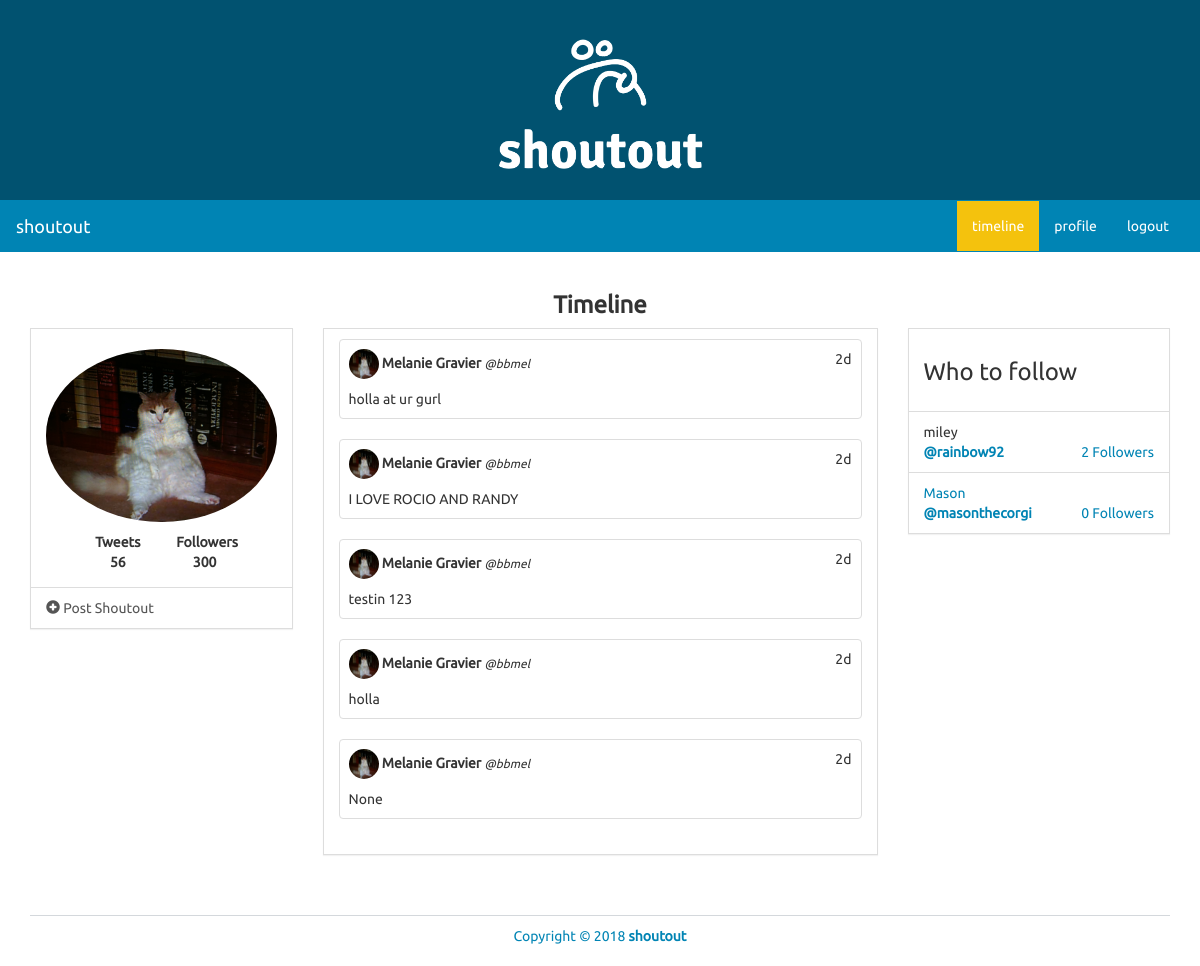
The app's page /timeline/bbmel with its own data.
### models.py (models this page shows)
class User(UserMixin, db.Model):
    id = db.Column(db.Integer, primary_key=True)
    name = db.Column(db.String(100))
    username = db.Column(db.String(30))
    image = db.Column(db.String(100))
    password = db.Column(db.String(50))
    join_date = db.Column(db.DateTime)
    shoutous = db.relationship('Shoutout', backref='user', lazy='dynamic')
    following = db.relationship('User', secondary=followers,
        primaryjoin=(followers.c.follower_id == id),
        secondaryjoin=(followers.c.followee_id == id),
        backref=db.backref('followers', lazy='dynamic'), lazy='dynamic')
    followed_by = db.relationship('User', secondary=followers,
        primaryjoin=(followers.c.followee_id == id),
        secondaryjoin=(followers.c.follower_id == id),
        backref=db.backref('followees', lazy='dynamic'), lazy='dynamic')

class Shoutout(db.Model):
    id = db.Column(db.Integer, primary_key=True)
    user_id = db.Column(db.Integer, db.ForeignKey('user.id'))
    text = db.Column(db.String(200))
    date_created = db.Column(db.DateTime)

### views.py (the view, shortened to what this page needs)
@app.route('/timeline', defaults={'username' : None})
@app.route('/timeline/<username>') # generalizes the timeline
def timeline(username):
    form = ShoutoutForm()
    if username:
        user = User.query.filter_by(username=username).first()
        if not user:
            abort(404)
        shoutouts = Shoutout.query.filter_by(user=user).order_by(Shoutout.date_created.desc()).all()
        total_shoutouts = len(shoutouts)
    who_to_watch = User.query.filter(User.id != user.id).order_by(db.func.random()).limit(4).all()
    current_time = datetime.now()
    return render_template('timeline.html', form=form, shoutouts=shoutouts, current_time=current_time, current_user=user, total_shoutouts=total_shoutouts, who_to_watch=who_to_watch)

### app.py (called while the page is built)
@app.template_filter('time_since')
def time_since(delta):
    seconds = delta.total_seconds()
    days, seconds = divmod(seconds, 86400)
    hours, seconds = divmod(seconds, 3600)
    minutes, seconds = divmod(seconds, 60)
    if days > 0:
        return '%dd' % (days)
    elif hours > 0:
        return '%dh' % (hours)
    elif minutes > 0:
        return '%dm' % (minutes)
    else:
        return 'Just now'

### templates/timeline.html (shortened to what this page needs)
<!DOCTYPE html>
<html lang="en">
	<head>
		<link rel="stylesheet" href="{{ url_for('static', filename='bs/css/united.min.css') }}">
		<link rel="stylesheet" href="{{ url_for('static', filename='css/styles.css') }}">
	</head>
	<body>
		<div class="container-fluid">
			<div class="row" id="banner">
				<div class="title col-lg-12">
					<img src='static/logos/white_logo_transparent.png' alt="logo" width="19%" height="19%">
				</div>
			</div>
		</div>
		<nav class="navbar navbar-default" role="navigation">
			<div class="container-fluid">
				<div class="navbar-header">
					<a class="navbar-brand" href="./">shoutout</a>
				</div>
				<div class="collapse navbar-collapse navbar-ex1-collapse">
					<ul class="nav navbar-nav navbar-right">
						<li class="active"><a href="{{ url_for('timeline') }}">timeline</a></li>
						<li class=""><a href="{{ url_for('profile') }}">profile</a></li>
						<li class=""><a href="">logout</a></li>
					</ul>
				</div>
			</div>
		</nav>
		<div class="container">
			<div class="row">
				<div class="col-lg-12">
					<h3 class="text-center bold">Timeline</h3>
				</div>
				<div class="col-lg-3">
					<div class="panel panel-default">
						<div class="panel-body">
							<div class="row pad">
								<div class="col-lg-12">
									<img src="{{ current_user.image }}" class="img-responsive img-circle center-block" alt="Image" />
								</div>
							</div>
							<div class="row pad">
								<div class="col-lg-4 col-lg-offset-2 text-center">
									<strong>
										Tweets <br />
										56
									</strong>
								</div>
								<div class="col-lg-4 text-center">
									<strong>
										Followers <br />
										300
									</strong>
								</div>
							</div>
						</div>
						<ul class="list-group">
							<a class="list-group-item" data-toggle="modal" href="#newPost" data-backdrop="static" data-keboard="false">
								<i class="glyphicon glyphicon-plus-sign"></i> Post Shoutout
							</a>
						</ul>
					</div>
				</div>
				<div class="col-lg-6">
					<div class="panel panel-default">
						<div class="panel-body">
							{% for shoutout in shoutouts %}
								<div class="row">
									<div class="col-xs-12 col-sm-12 col-md-12 col-lg-12">
										<div class="thumbnail">
											<div class="caption">
												<div class="row">
													<div class="col-lg-10">
														<img src="{{ shoutout.user.image }}" style="width: 30px; height: 30px;" class="img-circle">
														<strong>{{ shoutout.user.name }}</strong>
														<small><em>@{{ shoutout.user.username }}</em></small>
													</div>
													<div class="col-lg-2 text-right">
														{{ (current_time - shoutout.date_created)|time_since }}
													</div>
												</div>
												<div class="row pad">
													<div class="col-lg-12">
														{{ shoutout.text }}
													</div>
												</div>
											</div>
										</div>
									</div>
								</div>
							{% endfor %}
						</div>
					</div>
				</div>
				<div class="col-lg-3">
					<div class="panel panel-default">
						<div class="panel-body">
							<h3>Who to follow</h3>
						</div>
						<ul class="list-group">
							{% for user in who_to_watch %}
									<li class="list-group-item">
										{{ user.name }}
										<div>
											<strong><a href="{{ url_for('profile', username=user.username) }}">@{{ user.username }}</strong>
											<span class="pull-right">
												{{ user.followed_by.all()|length }} Followers
											</span>
										</div>
									</li>
							{% endfor %}
						</ul>
					</div>
				</div>
			</div>
			<footer>
				<div class="row pad">
					<div class="col-lg-12 text-center">
						Copyright &copy; 2018 <strong> <a href="./">shoutout</a></strong>
					</div>
				</div>
			</footer>
		</div>
	</body>
</html>

### static/css/styles.css (style rules this page uses)
body { font-family: Ubuntu, verdana, georgia, serif, sans-serif; }
a, a:hover, a:active, a:focus, a:visited { text-decoration: none; }
.bold { font-weight: bolder !important; }
div.panel, .btn, .navbar { border-radius: 0; }
footer { margin-top: 40px; margin-bottom: 20px; }
.pad { margin-top: 10px !important; }
div.panel-body { padding-top: 10px; }
body > nav { border-radius: 0 !important; }
div.thumbnail { padding: 0; }
footer { border-top: 1px solid rgba(44, 62, 80, .2); }
#banner { height: 200px; background-color: #015270; text-align: center; padding: 10px; padding-top: 20px; }

### records on screen
User: image (picture)
Shoutout: user.image (picture), user.name "Melanie Gravier", user.username "bbmel", (current_time-shoutout.date_created)|time_since "2d", text "holla at ur gurl"
Shoutout: user.image (picture), user.name "Melanie Gravier", user.username "bbmel", (current_time-shoutout.date_created)|time_since "2d", text "I LOVE ROCIO AND RANDY"
Shoutout: user.image (picture), user.name "Melanie Gravier", user.username "bbmel", (current_time-shoutout.date_created)|time_since "2d", text "testin 123"
Shoutout: user.image (picture), user.name "Melanie Gravier", user.username "bbmel", (current_time-shoutout.date_created)|time_since "2d", text "holla"
Shoutout: user.image (picture), user.name "Melanie Gravier", user.username "bbmel", (current_time-shoutout.date_created)|time_since "2d", text "None"
User: name "miley", username "rainbow92", followed_by.all|length "2"
User: name "Mason", username "masonthecorgi", followed_by.all|length "0"
